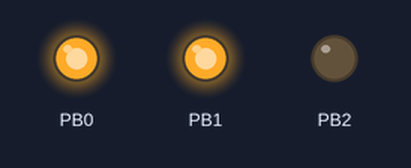
Recording of a sketch running on a simulated ATtiny85, built with avr-gcc and run on an emulated ATtiny85. On the bench: output pins drawn as LEDs (lit = HIGH).

Above: at 0.2 s.
At 1.7 s:
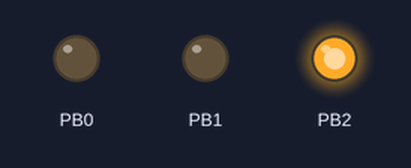
Timing chart, 0 to 3.0 s (numbered marks = the images above):
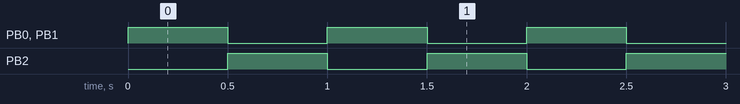

Measured:
- by itself, PB0–2: alternates HIGH for 0.50 s and LOW for 0.50 s

The sketch:

sketch_mar09a.ino
```cpp
void setup() {
  //all digital Pin 0,1,2 Test:
  pinMode(0,OUTPUT);
  pinMode(1,OUTPUT);
  pinMode(2,OUTPUT);
}

void loop() {
  // put your main code here, to run repeatedly:
  digitalWrite(1, HIGH);
  digitalWrite(2, LOW);
  digitalWrite(0, HIGH);
  delay(500);
  digitalWrite(1, LOW);
  digitalWrite(2, HIGH);
  digitalWrite(0, LOW);
  delay(500);
}
```
